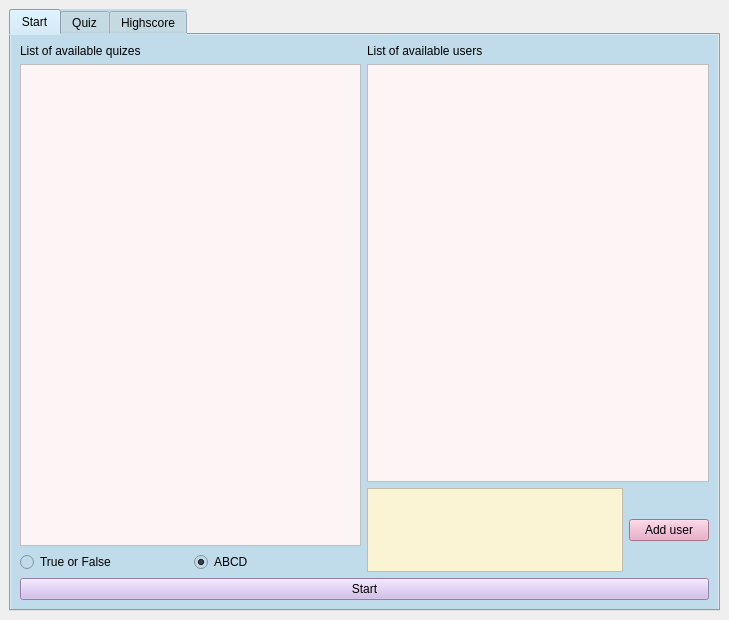
<?xml version="1.0" encoding="UTF-8"?>
<ui version="4.0">
 <class>Quiz</class>
 <widget class="QMainWindow" name="Quiz">
  <property name="geometry">
   <rect>
    <x>0</x>
    <y>0</y>
    <width>729</width>
    <height>620</height>
   </rect>
  </property>
  <property name="windowTitle">
   <string>Quiz</string>
  </property>
  <widget class="QWidget" name="centralwidget">
   <layout class="QGridLayout" name="gridLayout">
    <item row="1" column="0">
     <spacer name="verticalSpacer">
      <property name="orientation">
       <enum>Qt::Vertical</enum>
      </property>
      <property name="sizeHint" stdset="0">
       <size>
        <width>0</width>
        <height>0</height>
       </size>
      </property>
     </spacer>
    </item>
    <item row="0" column="2">
     <spacer name="horizontalSpacer">
      <property name="orientation">
       <enum>Qt::Horizontal</enum>
      </property>
      <property name="sizeHint" stdset="0">
       <size>
        <width>0</width>
        <height>0</height>
       </size>
      </property>
     </spacer>
    </item>
    <item row="1" column="2">
     <widget class="QTabWidget" name="quizWidget">
      <property name="toolTip">
       <string>&lt;html&gt;&lt;head/&gt;&lt;body&gt;&lt;p&gt;start&lt;/p&gt;&lt;/body&gt;&lt;/html&gt;</string>
      </property>
      <property name="whatsThis">
       <string>&lt;html&gt;&lt;head/&gt;&lt;body&gt;&lt;p&gt;Start&lt;/p&gt;&lt;/body&gt;&lt;/html&gt;</string>
      </property>
      <property name="styleSheet">
       <string notr="true">background-color: rgb(192, 219, 234);</string>
      </property>
      <property name="currentIndex">
       <number>0</number>
      </property>
      <widget class="QWidget" name="startTab">
       <attribute name="title">
        <string>Start</string>
       </attribute>
       <layout class="QGridLayout" name="gridLayout_2">
        <item row="2" column="0" colspan="2">
         <widget class="QPushButton" name="startButton">
          <property name="styleSheet">
           <string notr="true">background-color: rgb(205, 178, 235);</string>
          </property>
          <property name="text">
           <string>Start</string>
          </property>
         </widget>
        </item>
        <item row="1" column="1">
         <layout class="QGridLayout" name="gridLayout_6" rowstretch="5,1">
          <item row="1" column="0">
           <widget class="QTextEdit" name="addUserText">
            <property name="styleSheet">
             <string notr="true">background-color: rgb(251, 244, 212);</string>
            </property>
           </widget>
          </item>
          <item row="1" column="1">
           <widget class="QPushButton" name="addUserButton">
            <property name="styleSheet">
             <string notr="true">background-color: rgb(232, 160, 191);</string>
            </property>
            <property name="text">
             <string>Add user</string>
            </property>
           </widget>
          </item>
          <item row="0" column="0" colspan="2">
           <widget class="QListView" name="listOfUsersStart">
            <property name="styleSheet">
             <string notr="true">background-color: rgb(253, 244, 245);</string>
            </property>
           </widget>
          </item>
         </layout>
        </item>
        <item row="0" column="1">
         <widget class="QLabel" name="label_5">
          <property name="text">
           <string>List of available users</string>
          </property>
         </widget>
        </item>
        <item row="0" column="0">
         <widget class="QLabel" name="label_4">
          <property name="text">
           <string>List of available quizes</string>
          </property>
         </widget>
        </item>
        <item row="1" column="0">
         <layout class="QGridLayout" name="gridLayout_9">
          <item row="0" column="0">
           <widget class="QListView" name="listOfQuizes">
            <property name="styleSheet">
             <string notr="true">background-color: rgb(253, 244, 245);</string>
            </property>
           </widget>
          </item>
          <item row="1" column="0">
           <layout class="QHBoxLayout" name="horizontalLayout_2">
            <item>
             <widget class="QRadioButton" name="buttonTrue">
              <property name="text">
               <string>True or False</string>
              </property>
             </widget>
            </item>
            <item>
             <widget class="QRadioButton" name="ABCDbutton">
              <property name="text">
               <string>ABCD</string>
              </property>
              <property name="checked">
               <bool>true</bool>
              </property>
             </widget>
            </item>
           </layout>
          </item>
         </layout>
        </item>
       </layout>
      </widget>
      <widget class="QWidget" name="quizTab">
       <attribute name="title">
        <string>Quiz</string>
       </attribute>
       <layout class="QGridLayout" name="gridLayout_3">
        <item row="2" column="1">
         <widget class="QLabel" name="username">
          <property name="text">
           <string>User</string>
          </property>
         </widget>
        </item>
        <item row="1" column="1">
         <widget class="QLabel" name="scoreLabel">
          <property name="text">
           <string>Score: 0</string>
          </property>
         </widget>
        </item>
        <item row="3" column="1">
         <spacer name="horizontalSpacer_2">
          <property name="orientation">
           <enum>Qt::Horizontal</enum>
          </property>
          <property name="sizeHint" stdset="0">
           <size>
            <width>0</width>
            <height>0</height>
           </size>
          </property>
         </spacer>
        </item>
        <item row="4" column="0">
         <spacer name="verticalSpacer_2">
          <property name="orientation">
           <enum>Qt::Vertical</enum>
          </property>
          <property name="sizeHint" stdset="0">
           <size>
            <width>0</width>
            <height>0</height>
           </size>
          </property>
         </spacer>
        </item>
        <item row="5" column="1">
         <widget class="QWidget" name="widget" native="true">
          <layout class="QGridLayout" name="gridLayout_4">
           <item row="1" column="1">
            <widget class="QPushButton" name="answer4">
             <property name="styleSheet">
              <string notr="true">background-color: rgb(205, 178, 235);</string>
             </property>
             <property name="text">
              <string>D</string>
             </property>
            </widget>
           </item>
           <item row="0" column="0">
            <widget class="QPushButton" name="answer1">
             <property name="styleSheet">
              <string notr="true">background-color: rgb(205, 178, 235);</string>
             </property>
             <property name="text">
              <string>A</string>
             </property>
            </widget>
           </item>
           <item row="1" column="0">
            <widget class="QPushButton" name="answer3">
             <property name="styleSheet">
              <string notr="true">background-color: rgb(205, 178, 235);</string>
             </property>
             <property name="text">
              <string>C</string>
             </property>
            </widget>
           </item>
           <item row="0" column="1">
            <widget class="QPushButton" name="answer2">
             <property name="styleSheet">
              <string notr="true">background-color: rgb(205, 178, 235);</string>
             </property>
             <property name="text">
              <string>B</string>
             </property>
            </widget>
           </item>
          </layout>
         </widget>
        </item>
        <item row="0" column="1">
         <widget class="QLabel" name="questionCounter">
          <property name="text">
           <string>Question counter: 2/10</string>
          </property>
         </widget>
        </item>
        <item row="4" column="1">
         <widget class="QLabel" name="questionaLabel">
          <property name="styleSheet">
           <string notr="true">background-color: rgb(251, 244, 212);
font: 20pt &quot;Poor Richard&quot;;
padding: 100px;
text-align: center;</string>
          </property>
          <property name="text">
           <string>&lt;html&gt;&lt;head/&gt;&lt;body&gt;&lt;p align=&quot;center&quot;&gt;&lt;span style=&quot; font-size:26pt;&quot;&gt;Question&lt;/span&gt;&lt;/p&gt;&lt;/body&gt;&lt;/html&gt;</string>
          </property>
         </widget>
        </item>
       </layout>
      </widget>
      <widget class="QWidget" name="highscoreTab">
       <attribute name="title">
        <string>Highscore</string>
       </attribute>
       <layout class="QGridLayout" name="gridLayout_5">
        <item row="2" column="1">
         <spacer name="verticalSpacer_4">
          <property name="orientation">
           <enum>Qt::Vertical</enum>
          </property>
          <property name="sizeHint" stdset="0">
           <size>
            <width>0</width>
            <height>0</height>
           </size>
          </property>
         </spacer>
        </item>
        <item row="1" column="0">
         <widget class="QLabel" name="highscoresLabel">
          <property name="text">
           <string>Highscores</string>
          </property>
         </widget>
        </item>
        <item row="0" column="2">
         <spacer name="horizontalSpacer_4">
          <property name="orientation">
           <enum>Qt::Horizontal</enum>
          </property>
          <property name="sizeHint" stdset="0">
           <size>
            <width>0</width>
            <height>0</height>
           </size>
          </property>
         </spacer>
        </item>
        <item row="2" column="0">
         <widget class="QTextEdit" name="highScoreTextEdit">
          <property name="styleSheet">
           <string notr="true">background-color: rgb(253, 244, 245);</string>
          </property>
         </widget>
        </item>
        <item row="2" column="3">
         <spacer name="verticalSpacer_3">
          <property name="orientation">
           <enum>Qt::Vertical</enum>
          </property>
          <property name="sizeHint" stdset="0">
           <size>
            <width>0</width>
            <height>0</height>
           </size>
          </property>
         </spacer>
        </item>
        <item row="1" column="2">
         <widget class="QLabel" name="label">
          <property name="text">
           <string>List of quizes</string>
          </property>
         </widget>
        </item>
        <item row="2" column="2">
         <widget class="QListView" name="listOfUsersHghscores">
          <property name="styleSheet">
           <string notr="true">background-color: rgb(253, 244, 245);</string>
          </property>
         </widget>
        </item>
        <item row="0" column="0">
         <spacer name="horizontalSpacer_3">
          <property name="orientation">
           <enum>Qt::Horizontal</enum>
          </property>
          <property name="sizeHint" stdset="0">
           <size>
            <width>0</width>
            <height>0</height>
           </size>
          </property>
         </spacer>
        </item>
       </layout>
      </widget>
     </widget>
    </item>
   </layout>
  </widget>
 </widget>
 <resources/>
 <connections/>
</ui>
